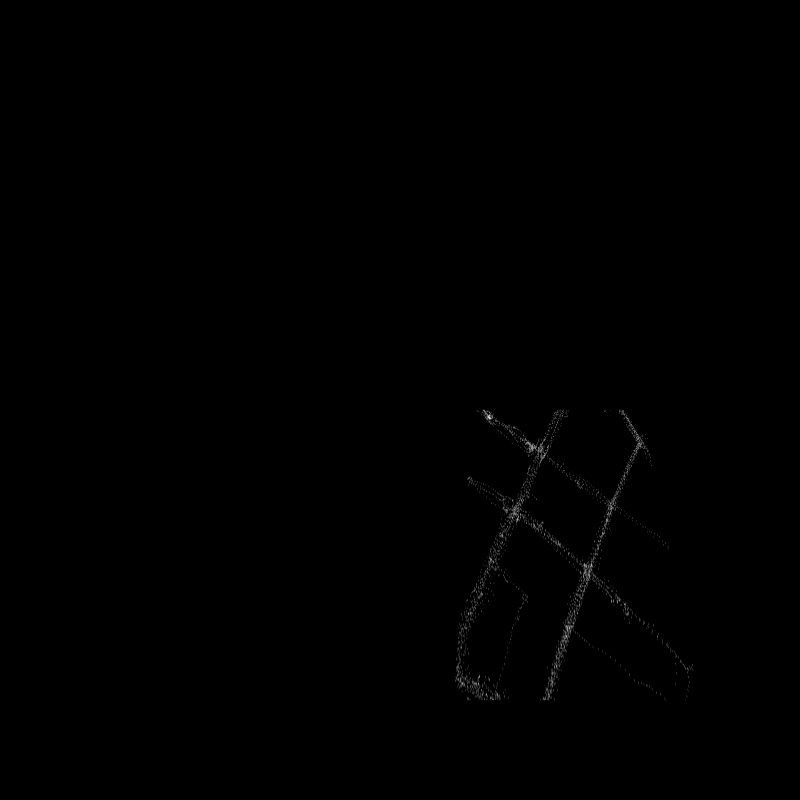
#> input picture draw/img/region_demo_plane.jpg, 800 x 800 px
$ python bg_to_white.py
#> lines starting #> are read from the running program, lines starting #| are printed output that depends on the picture
import cv2
import numpy as np

img = cv2.imread('img/region_demo_plane.jpg')
#> img is the input picture: shape (800, 800, 3); min 0, max 229, mean 0.5
bg = np.ones_like(img)*255
final = np.where(img==0,bg,img)
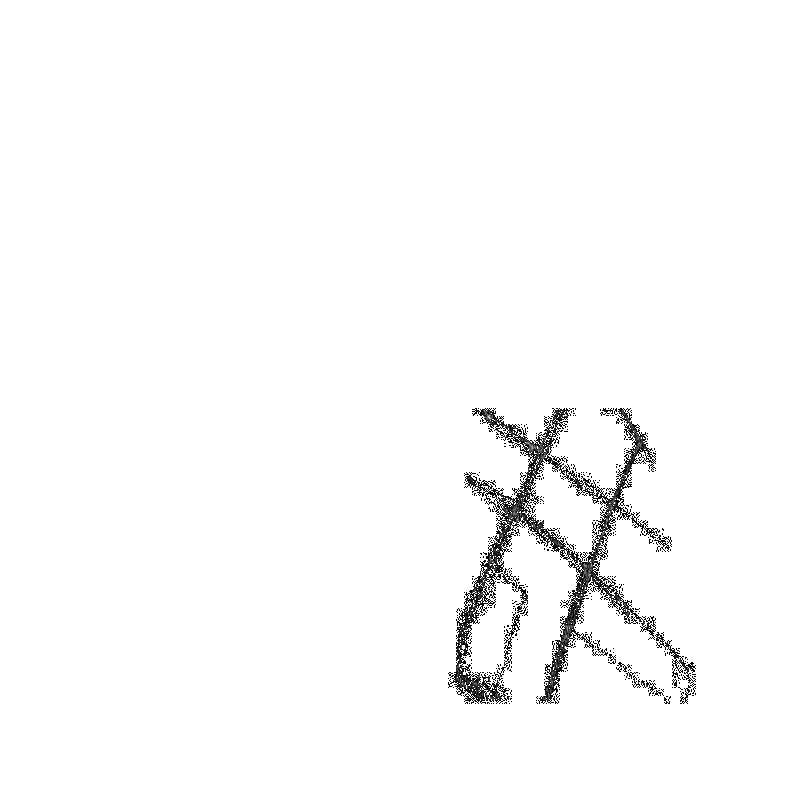
#> final: shape (800, 800, 3); min 1, max 255, mean 249.9

cv2.imwrite('img/region_demo_plane_white_bg.jpg',final)
